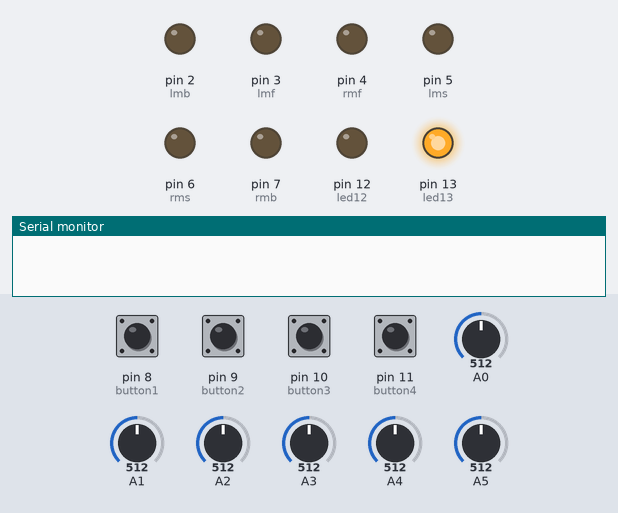
This sketch was run on a simulated Arduino Nano, built with avr-gcc and run on an emulated ATmega328P. Parts: output pins drawn as LEDs (lit = HIGH), the last lines printed to the serial monitor. Dashed ring = blinking. Inputs (shaded band) come from the test bench; at power-on: pin 8 (button1), pin 9 (button2), pin 10 (button3), pin 11 (button4) HIGH, A2 = 512, A0 = 512, A1 = 512, A3 = 512, A4 = 512, A5 = 512.

Above: at 1.2 s.
1.3 s: pin 11 (button4) pulled LOW for 0.15 s
At 1.8 s:
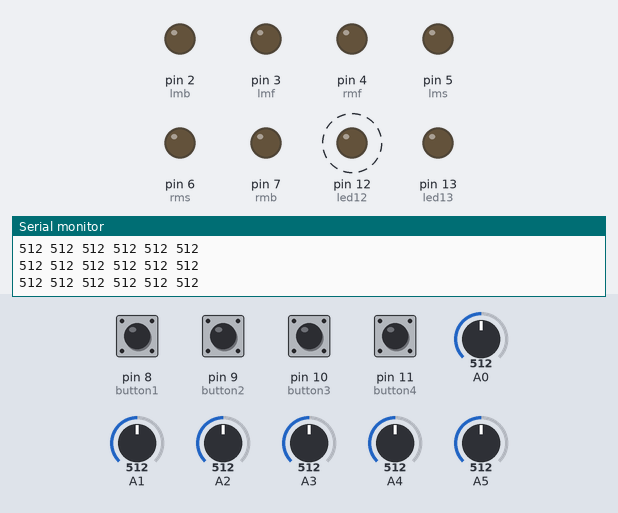
4.3 s: pin 10 (button3) pulled LOW for 0.15 s
At 4.7 s:
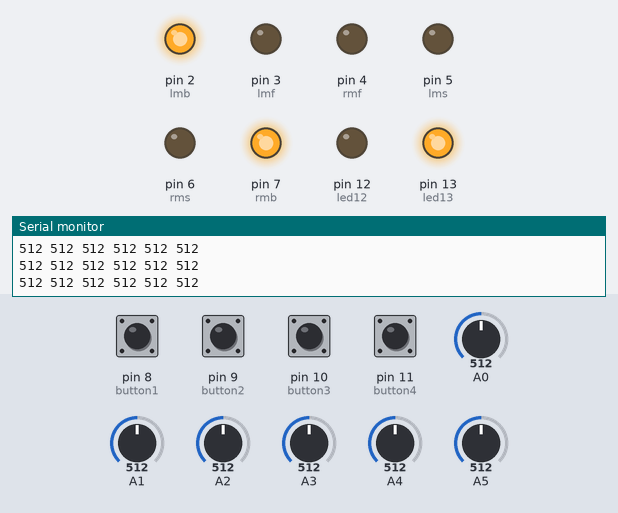
5.9 s: pin 8 (button1) pulled LOW for 0.15 s
At 8.3 s:
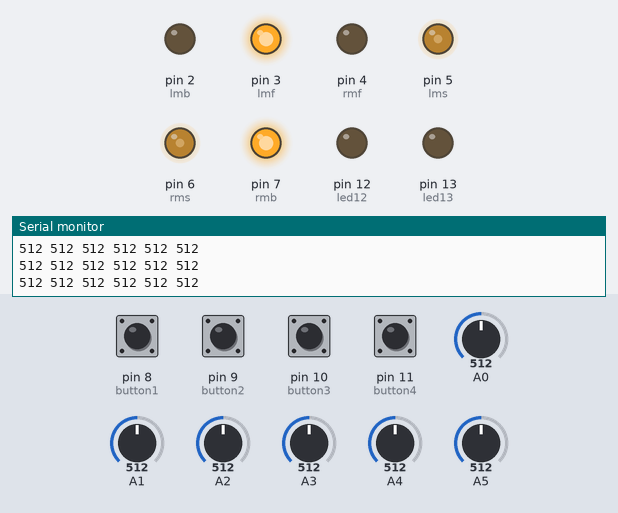
8.9 s: A2 set to 529
At 10.0 s:
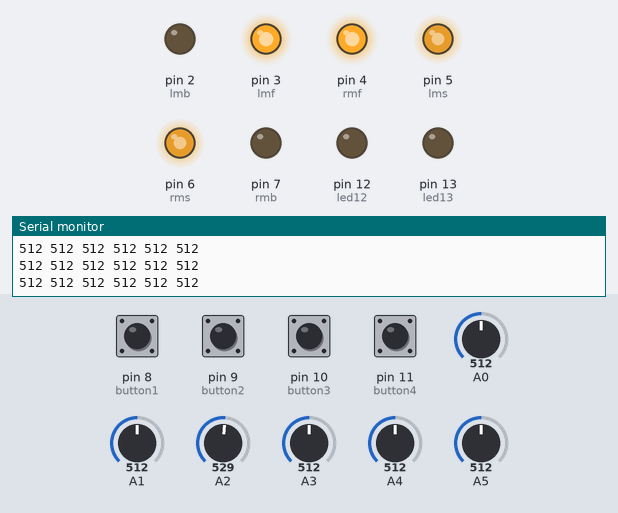
10.4 s: A0 set to 522
At 11.2 s:
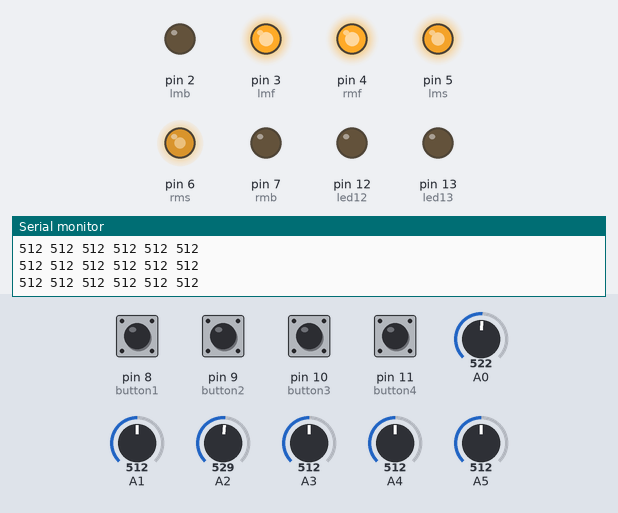
11.9 s: A0 set to 502
At 12.3 s:
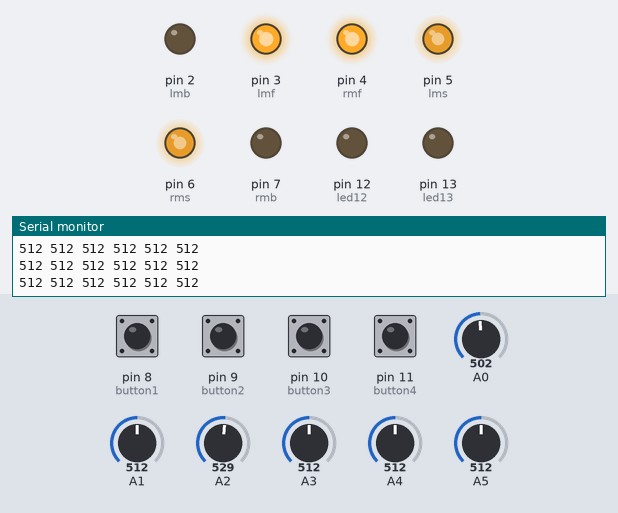
Timing chart, 0 to 14.4 s (numbered marks = the images above; inputs shaded):
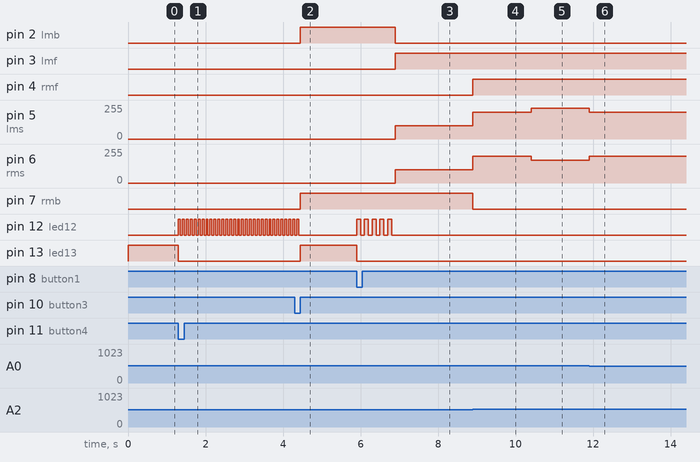

Measured:
- the behaviour switches between 512 and 513 on A2 (found by bisection; images 3 and 4)
- after the input at 1.3 s, pin 12 (led12): alternates HIGH for 0.05 s and LOW for 0.05 s, starting at once; pin 13 (led13): HIGH → LOW at once
- after the input at 4.3 s, pin 2 (lmb), pin 7 (rmb), pin 13 (led13): LOW → HIGH after 0.15 s; pin 12 (led12): goes on until 4.4 s, then stays LOW
- after the input at 5.9 s, pin 2 (lmb): HIGH → LOW after 1.0 s; pin 3 (lmf): LOW → HIGH after 1.0 s; pin 5 (lms), pin 6 (rms): 0/255 → 100/255 after 1.0 s; pin 12 (led12): alternates HIGH for 0.10 s and LOW for 0.10 s, 10 changes in all, then stays LOW, starting at once; pin 13 (led13): HIGH → LOW at once
- after the input at 8.9 s, pin 4 (rmf): LOW → HIGH at once; pin 5 (lms), pin 6 (rms): 100/255 → 200/255 at once; pin 7 (rmb): HIGH → LOW at once
- after the input at 10.4 s, pin 5 (lms): 200/255 → 230/255 at once; pin 6 (rms): 200/255 → 170/255 at once
- after the input at 11.9 s, pin 5 (lms): 230/255 → 200/255 at once; pin 6 (rms): 170/255 → 200/255 at once

The sketch:

PID_LINE_FOLLOWER_CODE.ino
```cpp
//motor pin defines
#define rmf 4 //IN1
#define rmb 7 //IN2
#define lmf 3 //IN3
#define lmb 2 //IN4
#define rms 6 //EnA
#define lms 5 //EnB

//declaration of necessary variable to line follow
int s[6], sum;
int position[6] = { 1, 2, 3, 4, 5, 6 };
int threshold = 512, sensor;
int lbase = 200, rbase = 200;
int lmotor, rmotor;
float avg;
int kp = 30, kd = 2000;
int PID;
float error, last_error;
char turn;
int base[6] = { 1, 2, 4, 8, 16, 32 };
int tsp = 100;  //turn speed

//push button and led
int button1 = 8;
int button2 = 9;
int button3 = 10;
int button4 = 11;
int led12 = 12;
int led13 = 13;
bool button1_state, button2_state, button3_state, button4_state;


void setup() {
  //motor driver pins as output
  pinMode(lmf, OUTPUT);
  pinMode(lmb, OUTPUT);
  pinMode(rmf, OUTPUT);
  pinMode(rmb, OUTPUT);

  //button pin as input
  pinMode(button1, INPUT_PULLUP);
  pinMode(button2, INPUT_PULLUP);
  pinMode(button3, INPUT_PULLUP);
  pinMode(button4, INPUT_PULLUP);
  //led pin as output
  pinMode(led12, OUTPUT);
  pinMode(led13, OUTPUT);
  Serial.begin(9600);
}


void loop(){
  digitalWrite(led13, HIGH);
  button_status(); //reading the status of push button

//when button 1 will be pressed then the robot will start to follow lines.
while (button1_state != 1) {
  digitalWrite(led13, LOW);

//blink led12
 for (int i = 0; i < 5; ++i) {
    digitalWrite(led12, HIGH);
    delay(100);
    digitalWrite(led12, LOW);
    delay(100);
  }

  PID_LINE_FOLLOW(); //line follow using pid
}

//when push button 2 is pressed.
//to check if the both motor are running in the same speed or not.
//if the both runs in same speed then the robot will go straight otherwise it will move in left or right.
while (button2_state != 1) {
  digitalWrite(led13, LOW);

 for (int i = 0; i < 3; ++i) {
    digitalWrite(led12, HIGH);
    delay(500);
    digitalWrite(led12, LOW);
    delay(500);
  }
  motor(250, 250);
  delay(3000);
  motor(0,0);
  button_status();
}

while (button4_state != 1) {
  digitalWrite(led13, LOW);
  (button3_state = digitalRead(button3) != 1) ? button3_state = 0, button4_state = 1 : button4_state = 0;

  for (short int i = 0; i <=5 ; i++) Serial.print(String(analogRead(i)) + " "); //to print sensor value in serial monitor
  Serial.println();

  digitalWrite(led13, LOW);
  digitalWrite(led12, HIGH);
  delay(50);
  digitalWrite(led12, LOW);
  delay(50);
}

//stop mode if button 3 is pressed
while (button3_state != 1) {
  motor(0,0);
  digitalWrite(led13, HIGH);
  button_status();
}
}


void PID_reading() {
  sensor = 0;
  sum = 0;
  for (byte i = 0; i < 6; i++) {
    s[i] = analogRead(i);
    (s[i] > threshold) ? s[i] = 1 : s[i] = 0; //this line converts analog value into digital
    sensor += s[i] * position[i];
    sum += s[i];
  }
  if(sum) avg = sensor / sum; //average value
}

void reading() {
  sensor = 0;
  sum = 0;
  for (byte i = 0; i < 6; i++) {
    s[i] = analogRead(i);
    (s[i] > threshold) ? s[i] = 1 : s[i] = 0; //this line converts analog value into digital
    sensor += s[i] * base[i];
    sum += s[i];
  }
}

void PID_LINE_FOLLOW() {
  while(1) {
  reading();
  if (sum == 0) {
    digitalWrite(led12, HIGH);
    if (turn != 's') {
      motor(0,0);
      (turn == 'r') ? motor(-tsp, tsp), digitalWrite(led12, LOW) : motor(tsp, -tsp), digitalWrite(led12, LOW);
      while (!s[2] && !s[3]) reading();
      turn = 's';
    }
  }

  PID_reading();
  error = 3 - avg;
  PID = error * kp + kd * (error - last_error);
  last_error = error;

  rmotor = rbase - PID;
  lmotor = lbase + PID;
  motor(lmotor, rmotor);

  if (s[0] && !s[5]) turn = 'r';
  if (s[5] && !s[0]) turn = 'l';
  else if (sum == 6) {
    reading();
    if (sum == 6) {
      motor(0, 0);
      while (sum == 6) reading();
    }
    else if (sum == 0) turn = 'l';
  }

  }
}

//reading the status of push button and saving the state.
void button_status() {
button1_state = digitalRead(button1);
button2_state = digitalRead(button2);
button3_state = digitalRead(button3);
button4_state = digitalRead(button4);
}

//motor run function
void motor(int a, int b) {
  if (a > 0) {
    digitalWrite(lmf, 1);
    digitalWrite(lmb, 0);
  }
  else {
    a = -(a);
    digitalWrite(lmf, 0);
    digitalWrite(lmb, 1);
  }
  if (b > 0) {
    digitalWrite(rmf, 1);
    digitalWrite(rmb, 0);
  }
  else {
    b = -(b);
    digitalWrite(rmf, 0);
    digitalWrite(rmb, 1);
  }

  if (a > 250) a = 250;
  if (b > 250) b = 250;

  analogWrite(lms, a);
  analogWrite(rms, b);
}
```
